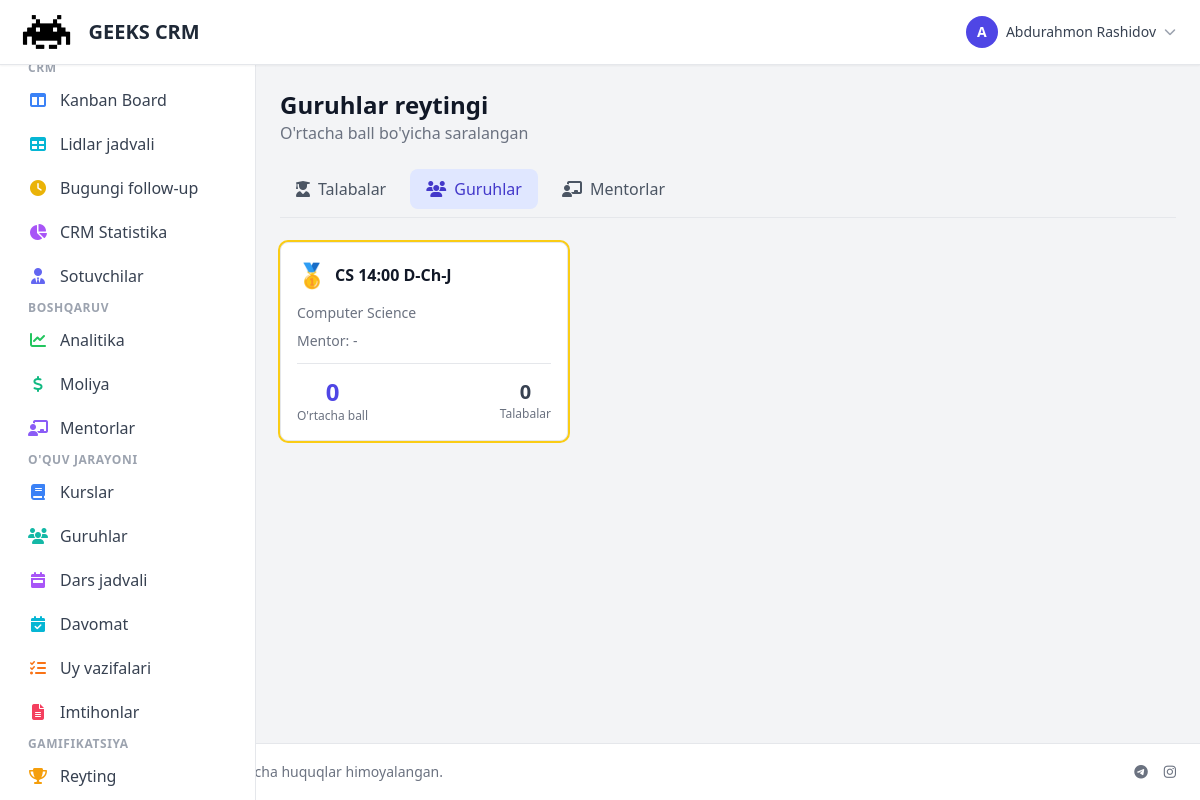
/gamification/ranking/groups/ (signed in), run on an earlier commit of the app's database.
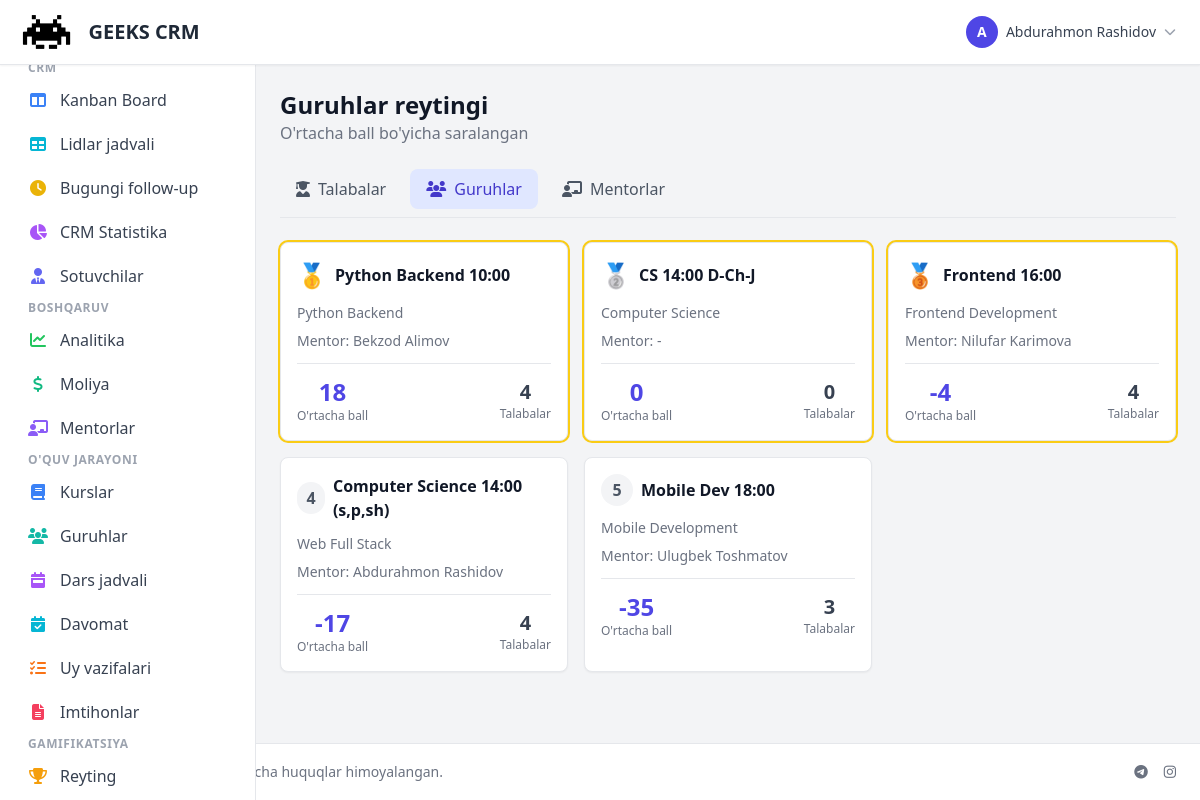
And on a later commit of the database.
### accounts/models.py (models this page shows, shortened)
class User(AbstractUser):
    ROLE_CHOICES = [
        ('admin', 'Administrator'),
        ('manager', 'Menejer'),
        ('mentor', 'Mentor'),
        ('student', "O'quvchi"),
        ('parent', 'Ota-ona'),
        ('accountant', 'Buxgalter'),
        ('sales', 'Sotuvchi'),
        ('sales_manager', 'Sotuvchilar menejeri'),
    ]
    role = models.CharField(max_length=20, choices=ROLE_CHOICES, default='student', verbose_name='Rol')
    phone = models.CharField(max_length=20, blank=True, null=True, verbose_name='Telefon')
    telegram_id = models.BigIntegerField(blank=True, null=True, unique=True, verbose_name='Telegram ID')
    telegram_username = models.CharField(max_length=100, blank=True, null=True, verbose_name='Telegram username')
    avatar = models.ImageField(upload_to='avatars/', blank=True, null=True, verbose_name='Avatar')
    is_active = models.BooleanField(default=True, verbose_name='Faol')
    created_at = models.DateTimeField(auto_now_add=True, verbose_name='Yaratilgan sana')
    updated_at = models.DateTimeField(auto_now=True, verbose_name='Yangilangan sana')
    class Meta:
        verbose_name = 'Foydalanuvchi'
        verbose_name_plural = 'Foydalanuvchilar'
        ordering = ['-created_at']
        indexes = [
            models.Index(fields=['role', 'is_active']),
            models.Index(fields=['telegram_id']),
            models.Index(fields=['created_at']),
        ]
    @property
    def is_admin(self):
        return self.role == 'admin' or self.is_superuser

### courses/models.py (models this page shows, shortened)
class Group(models.Model):
    SCHEDULE_CHOICES = [
        ('odd', 'Toq kunlar'),
        ('even', 'Juft kunlar'),
        ('daily', 'Har kuni'),
    ]
    course = models.ForeignKey(Course, on_delete=models.CASCADE, related_name='groups')
    name = models.CharField(max_length=200)
    mentor = models.ForeignKey(User, on_delete=models.SET_NULL, null=True, blank=True,
                              related_name='mentor_groups', limit_choices_to={'role': 'mentor'})
    room = models.ForeignKey(Room, on_delete=models.SET_NULL, null=True, blank=True, related_name='groups')
    students = models.ManyToManyField(User, related_name='student_groups', blank=True,
                                     limit_choices_to={'role': 'student'})
    schedule_type = models.CharField(max_length=10, choices=SCHEDULE_CHOICES, default='odd')
    start_time = models.TimeField()
    end_time = models.TimeField()
    capacity = models.IntegerField(default=20)
    is_active = models.BooleanField(default=True)
    created_at = models.DateTimeField(auto_now_add=True)
    updated_at = models.DateTimeField(auto_now=True)
    class Meta:
        verbose_name = 'Guruh'
        verbose_name_plural = 'Guruhlar'
        ordering = ['course', 'name']

class Course(models.Model):
    name = models.CharField(max_length=200)
    description = models.TextField(blank=True, null=True)
    branch = models.ForeignKey(Branch, on_delete=models.CASCADE, related_name='courses')
    duration_weeks = models.IntegerField(default=12)  # Haftalar soni
    price = models.DecimalField(max_digits=10, decimal_places=2, default=0.00)
    is_active = models.BooleanField(default=True)
    created_at = models.DateTimeField(auto_now_add=True)
    updated_at = models.DateTimeField(auto_now=True)
    class Meta:
        verbose_name = 'Kurs'
        verbose_name_plural = 'Kurslar'
        ordering = ['name']
        indexes = [
            models.Index(fields=['is_active', 'branch']),
        ]

### gamification/views.py (the view)
# urls.py: path('ranking/groups/', views.GroupsRankingView.as_view(), name='groups_ranking'),
class GroupsRankingView(LoginRequiredMixin, TemplateView):
    template_name = 'gamification/groups_ranking.html'
    def get_context_data(self, **kwargs):
        context = super().get_context_data(**kwargs)
        groups = Group.objects.filter(is_active=True).select_related('course', 'mentor')
        group_data = []
        for group in groups:
            avg_points = StudentPoints.objects.filter(group=group).aggregate(
                avg=Avg('total_points')
            )['avg'] or 0
            group_data.append({
                'group': group,
                'avg_points': avg_points,
                'student_count': group.students.count()
            })
        group_data.sort(key=lambda x: x['avg_points'], reverse=True)
        for i, data in enumerate(group_data):
            data['rank'] = i + 1
        context['group_data'] = group_data
        return context

### templates/gamification/groups_ranking.html (shortened to what this page needs)
{% extends 'base.html' %}
{% block content %}
<div class="space-y-6">
    <div class="flex items-center justify-between">
        <div>
            <h1 class="text-2xl font-bold text-gray-900">Guruhlar reytingi</h1>
            <p class="text-gray-500">O'rtacha ball bo'yicha saralangan</p>
        </div>
    </div>
    <div class="flex gap-2 border-b pb-2">
        <a href="{% url 'gamification:student_ranking' %}" class="px-4 py-2 text-gray-600 hover:bg-gray-100 rounded-lg">
            <i class="fas fa-user-graduate mr-2"></i>Talabalar
        </a>
        <a href="{% url 'gamification:groups_ranking' %}" class="px-4 py-2 bg-indigo-100 text-indigo-700 rounded-lg font-medium">
            <i class="fas fa-users mr-2"></i>Guruhlar
        </a>
        {% if request.user.is_admin %}
        <a href="{% url 'gamification:mentor_ranking' %}" class="px-4 py-2 text-gray-600 hover:bg-gray-100 rounded-lg">
            <i class="fas fa-chalkboard-teacher mr-2"></i>Mentorlar
        </a>
        {% endif %}
    </div>
    <div class="grid grid-cols-1 md:grid-cols-2 lg:grid-cols-3 gap-4">
        {% for data in group_data %}
        <div class="bg-white rounded-lg border shadow-sm p-4 {% if data.rank <= 3 %}ring-2 ring-yellow-400{% endif %}">
            <div class="flex items-center justify-between mb-3">
                <div class="flex items-center gap-2">
                    {% if data.rank == 1 %}
                    <span class="text-2xl">🥇</span>
                    {% elif data.rank == 2 %}
                    <span class="text-2xl">🥈</span>
                    {% elif data.rank == 3 %}
                    <span class="text-2xl">🥉</span>
                    {% else %}
                    <span class="w-8 h-8 bg-gray-100 rounded-full flex items-center justify-center text-gray-600 font-bold">{{ data.rank }}</span>
                    {% endif %}
                    <h3 class="font-bold text-gray-900">{{ data.group.name }}</h3>
                </div>
            </div>
            <p class="text-sm text-gray-500 mb-2">{{ data.group.course.name }}</p>
            <p class="text-sm text-gray-500 mb-3">Mentor: {{ data.group.mentor.get_full_name|default:"-" }}</p>
            <div class="flex items-center justify-between pt-3 border-t">
                <div class="text-center">
                    <p class="text-2xl font-bold text-indigo-600">{{ data.avg_points|floatformat:0 }}</p>
                    <p class="text-xs text-gray-500">O'rtacha ball</p>
                </div>
                <div class="text-center">
                    <p class="text-xl font-bold text-gray-700">{{ data.student_count }}</p>
                    <p class="text-xs text-gray-500">Talabalar</p>
                </div>
            </div>
        </div>
        {% empty %}
        <div class="col-span-full text-center py-8 text-gray-500">
            Guruhlar topilmadi
        </div>
        {% endfor %}
    </div>
</div>
{% endblock %}

### templates/base.html (shortened to what this page needs)
{% load static %}
<!DOCTYPE html>
<html lang="uz">
<head>
    <script src="https://cdn.tailwindcss.com"></script>
    <link href="https://cdnjs.cloudflare.com/ajax/libs/font-awesome/6.5.1/css/all.min.css" rel="stylesheet">
</head>
<body class="bg-gray-100 min-h-screen flex flex-col">
    <nav class="bg-white shadow-sm border-b border-gray-200 sticky top-0 z-40">
        <div class="max-w-full mx-auto px-4">
            <div class="flex items-center justify-between h-16">
                <div class="flex items-center gap-4">
                    <a href="{% url 'dashboard' %}" class="flex items-center gap-3">
                        <img src="{% static 'img/logo_dark.png' %}" alt="Logo" class="h-10 w-auto" onerror="this.style.display='none'">
                        <span class="text-xl font-bold text-gray-800">GEEKS CRM</span>
                    </a>
                </div>
                {% if user.is_authenticated %}
                <div class="flex items-center gap-4">
                    <div class="relative" x-data="{open: false}">
                        <button @click="open = !open" class="flex items-center gap-2 p-2 rounded-lg hover:bg-gray-100">
                            <div class="w-8 h-8 bg-indigo-600 rounded-full flex items-center justify-center text-white text-sm font-bold">
                                {{ user.first_name.0|upper|default:user.username.0|upper }}
                            </div>
                            <span class="hidden sm:block text-sm font-medium text-gray-700">{{ user.get_full_name|default:user.username }}</span>
                            <i class="fas fa-chevron-down text-gray-400 text-xs"></i>
                        </button>
                    </div>
                </div>
                {% else %}
                <a href="{% url 'accounts:login' %}" class="px-4 py-2 bg-indigo-600 text-white rounded-lg hover:bg-indigo-700">
                    Kirish
                </a>
                {% endif %}
            </div>
        </div>
    </nav>
    <div class="flex flex-1">
        {% if user.is_authenticated %}
        <aside id="sidebar" class="w-64 bg-white border-r border-gray-200 fixed inset-y-0 left-0 z-30 transform -translate-x-full lg:translate-x-0 transition-transform duration-200 pt-16 lg:pt-0">
            <nav class="p-4 space-y-1 overflow-y-auto h-full">
                <a href="{% url 'dashboard' %}" class="flex items-center gap-3 px-3 py-2 rounded-lg text-gray-700 hover:bg-gray-100 {% if request.path == '/' %}bg-indigo-50 text-indigo-700{% endif %}">
                    <span>Dashboard</span>
                </a>
                {% if user.role == 'admin' or user.role == 'manager' or user.role == 'sales' or user.role == 'sales_manager' %}
                <p class="text-xs font-semibold text-gray-400 uppercase tracking-wider mt-6 mb-2 px-3">CRM</p>
                <a href="{% url 'crm:kanban' %}" class="flex items-center gap-3 px-3 py-2 rounded-lg text-gray-700 hover:bg-gray-100">
                    <i class="fas fa-columns w-5 text-center text-blue-500"></i>
                    <span>Kanban Board</span>
                </a>
                <a href="{% url 'crm:lead_table' %}" class="flex items-center gap-3 px-3 py-2 rounded-lg text-gray-700 hover:bg-gray-100">
                    <i class="fas fa-table w-5 text-center text-cyan-500"></i>
                    <span>Lidlar jadvali</span>
                </a>
                <a href="{% url 'crm:followup_today' %}" class="flex items-center gap-3 px-3 py-2 rounded-lg text-gray-700 hover:bg-gray-100">
                    <i class="fas fa-clock w-5 text-center text-yellow-500"></i>
                    <span>Bugungi follow-up</span>
                </a>
                {% if user.role == 'admin' or user.role == 'manager' %}
                <a href="{% url 'crm:analytics' %}" class="flex items-center gap-3 px-3 py-2 rounded-lg text-gray-700 hover:bg-gray-100">
                    <i class="fas fa-chart-pie w-5 text-center text-purple-500"></i>
                    <span>CRM Statistika</span>
                </a>
                <a href="{% url 'crm:sales_list' %}" class="flex items-center gap-3 px-3 py-2 rounded-lg text-gray-700 hover:bg-gray-100">
                    <i class="fas fa-user-tie w-5 text-center text-indigo-500"></i>
                    <span>Sotuvchilar</span>
                </a>
                {% endif %}
                {% endif %}
                {% if user.role == 'admin' or user.role == 'manager' %}
                <p class="text-xs font-semibold text-gray-400 uppercase tracking-wider mt-6 mb-2 px-3">Boshqaruv</p>
                <a href="{% url 'analytics:dashboard' %}" class="flex items-center gap-3 px-3 py-2 rounded-lg text-gray-700 hover:bg-gray-100">
                    <i class="fas fa-chart-line w-5 text-center text-green-500"></i>
                    <span>Analitika</span>
                </a>
                <a href="{% url 'finance:dashboard' %}" class="flex items-center gap-3 px-3 py-2 rounded-lg text-gray-700 hover:bg-gray-100">
                    <i class="fas fa-dollar-sign w-5 text-center text-emerald-500"></i>
                    <span>Moliya</span>
                </a>
                <a href="{% url 'mentors:mentor_ranking' %}" class="flex items-center gap-3 px-3 py-2 rounded-lg text-gray-700 hover:bg-gray-100">
                    <i class="fas fa-chalkboard-teacher w-5 text-center text-violet-500"></i>
                    <span>Mentorlar</span>
                </a>
                {% endif %}
                {% if user.role == 'admin' or user.role == 'manager' or user.role == 'mentor' %}
                <p class="text-xs font-semibold text-gray-400 uppercase tracking-wider mt-6 mb-2 px-3">O'quv jarayoni</p>
                <a href="{% url 'courses:course_list' %}" class="flex items-center gap-3 px-3 py-2 rounded-lg text-gray-700 hover:bg-gray-100">
                    <i class="fas fa-book w-5 text-center text-blue-500"></i>
                    <span>Kurslar</span>
                </a>
                <a href="{% url 'courses:group_list' %}" class="flex items-center gap-3 px-3 py-2 rounded-lg text-gray-700 hover:bg-gray-100">
                    <i class="fas fa-users w-5 text-center text-teal-500"></i>
                    <span>Guruhlar</span>
                </a>
                <a href="{% url 'schedule:timetable' %}" class="flex items-center gap-3 px-3 py-2 rounded-lg text-gray-700 hover:bg-gray-100">
                    <i class="fas fa-calendar-week w-5 text-center text-purple-500"></i>
                    <span>Dars jadvali</span>
                </a>
                <a href="{% url 'attendance:attendance_list' %}" class="flex items-center gap-3 px-3 py-2 rounded-lg text-gray-700 hover:bg-gray-100">
                    <i class="fas fa-calendar-check w-5 text-center text-cyan-500"></i>
                    <span>Davomat</span>
                </a>
                <a href="{% url 'homework:homework_list' %}" class="flex items-center gap-3 px-3 py-2 rounded-lg text-gray-700 hover:bg-gray-100">
                    <i class="fas fa-tasks w-5 text-center text-orange-500"></i>
                    <span>Uy vazifalari</span>
                </a>
                <a href="{% url 'exams:exam_list' %}" class="flex items-center gap-3 px-3 py-2 rounded-lg text-gray-700 hover:bg-gray-100">
                    <i class="fas fa-file-alt w-5 text-center text-rose-500"></i>
                    <span>Imtihonlar</span>
                </a>
                {% endif %}
                {% if user.role == 'admin' or user.role == 'manager' or user.role == 'student' %}
                <p class="text-xs font-semibold text-gray-400 uppercase tracking-wider mt-6 mb-2 px-3">Gamifikatsiya</p>
                <a href="{% url 'gamification:ranking' %}" class="flex items-center gap-3 px-3 py-2 rounded-lg text-gray-700 hover:bg-gray-100">
                    <i class="fas fa-trophy w-5 text-center text-amber-500"></i>
                    <span>Reyting</span>
                </a>
                {% endif %}
            </nav>
        </aside>
        {% endif %}
        <main class="flex-1 p-4 sm:p-6 {% if user.is_authenticated %}lg:ml-64{% endif %}" style="min-height: 0;">
            {% block content %}{% endblock %}
        </main>
    </div>
    <footer class="bg-white border-t border-gray-200 py-4 px-6 mt-auto">
        <div class="flex flex-col md:flex-row justify-between items-center gap-2 text-sm text-gray-500">
            <div class="flex items-center gap-2">
                <span>&copy; 2024 GEEKS Academy. Barcha huquqlar himoyalangan.</span>
            </div>
            <div class="flex items-center gap-4">
                <a href="#" class="hover:text-gray-700"><i class="fab fa-telegram"></i></a>
                <a href="#" class="hover:text-gray-700"><i class="fab fa-instagram"></i></a>
            </div>
        </div>
    </footer>
</body>
</html>

What changed in the data, as far as the page shows it:
added Group: group.name "Python Backend 10:00", group.course.name "Python Backend", group.mentor.get_full_name "Bekzod Alimov", avg_points "18", student_count "4"
computed for Group "CS 14:00 D-Ch-J": text "🥇" → "🥈"
added Group: group.name "Frontend 16:00", group.course.name "Frontend Development", group.mentor.get_full_name "Nilufar Karimova", avg_points "-4", student_count "4"
added Group: rank "4", group.name "Computer Science 14:00 (s,p,sh)", group.course.name "Web Full Stack", group.mentor.get_full_name "Abdurahmon Rashidov", avg_points "-17", student_count "4"
added Group: rank "5", group.name "Mobile Dev 18:00", group.course.name "Mobile Development", group.mentor.get_full_name "Ulugbek Toshmatov", avg_points "-35", student_count "3"
